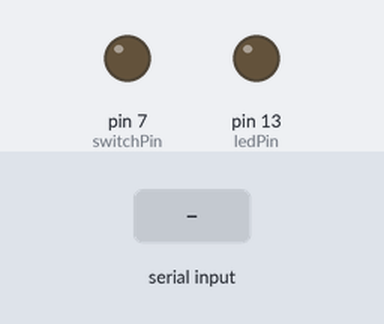
Simulated run of this sketch. Board: Arduino Uno, built with avr-gcc and run on an emulated ATmega328P. Shown: output pins drawn as LEDs (lit = HIGH). The inputs (shaded band) are chosen by the test bench. What the sketch prints to the serial monitor is not drawn.

Above: at 1.2 s.
1.3 s: "read" received over Serial
At 2.7 s:
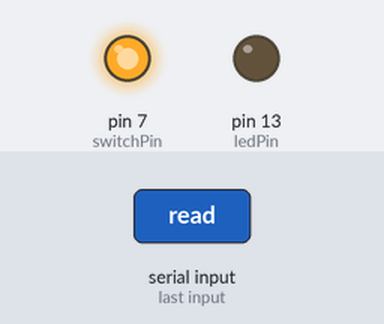
4.3 s: "1" received over Serial
Timing chart, 0 to 7.3 s (numbered marks = the images above; inputs shaded):
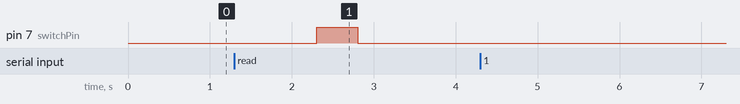

The sketch:

read_sensor.ino
```cpp
int sensorPin = A0;    // select the input pin for the soil sensor
int switchPin = 7;     // digital pin to turn soil sensor on / off
int ledPin = 13;       // select the pin for the LED
int currentValue = 0;
int previousValue = 0;  // variable to store the value coming from the sensor
int variance = 10;
int MAX = 1023;  //highest value read by moisture sensor, maximum resistance in air)
int threshold = 930;  //from experimentation, reading when soil seems dry

void setup() {
  // declare the ledPin as an OUTPUT:
  pinMode(ledPin, OUTPUT);
  pinMode(switchPin, OUTPUT);
  Serial.begin(9600);
  Serial.println("ready");
}

int readSensor() {
  //turn on moisture sensor
  digitalWrite(switchPin, HIGH);
  delay(500); //wait for sensor to power up

  // read the value from the moisture sensor:
  int val = analogRead(sensorPin);

  //turn off sensor
  digitalWrite(switchPin,LOW);

  return val;
}

void loop() {

  String cmd = "";
  if (Serial.available()) {
    cmd = Serial.readString();
  }

  if (cmd == "read") {
    currentValue = readSensor();
    Serial.println(currentValue);

    // turn the ledPin on if moisture level is less than threshold
    if (currentValue > threshold) {
      digitalWrite(ledPin, HIGH);
    } else {
      digitalWrite(ledPin, LOW);
    }
  } else if (cmd != "") {
    Serial.println("Error - not recognized");
  }
}
```

Measured:
- after the input at 1.3 s, pin 7 (switchPin): LOW → HIGH after 1.0 s, → LOW 0.50 s later
- after the input at 4.3 s, every drawn part: stays the same
